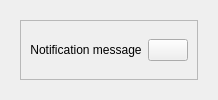
        <widget class="QWidget" name="footer" native="true">
         <layout class="QVBoxLayout" name="verticalLayout_14">
          <item>
           <widget class="QCustomSlideMenu" name="notificationSlide" native="true">
            <layout class="QVBoxLayout" name="verticalLayout_15">
             <item>
              <widget class="QFrame" name="frame_7">
               <property name="frameShape">
                <enum>QFrame::StyledPanel</enum>
               </property>
               <property name="frameShadow">
                <enum>QFrame::Raised</enum>
               </property>
               <layout class="QHBoxLayout" name="horizontalLayout_7">
                <item>
                 <widget class="QLabel" name="label_8">
                  <property name="sizePolicy">
                   <sizepolicy hsizetype="Expanding" vsizetype="Preferred">
                    <horstretch>0</horstretch>
                    <verstretch>0</verstretch>
                   </sizepolicy>
                  </property>
                  <property name="text">
                   <string>Notification message</string>
                  </property>
                  <property name="alignment">
                   <set>Qt::AlignCenter</set>
                  </property>
                 </widget>
                </item>
                <item alignment="Qt::AlignRight">
                 <widget class="QPushButton" name="closeNotification">
                  <property name="toolTip">
                   <string>Close notification</string>
                  </property>
                  <property name="text">
                   <string/>
                  </property>
                  <property name="icon">
                   <iconset resource="../Qss/icons/_icons.qrc">
                    <normaloff>:/feather/icons/feather/window_close.png</normaloff>:/feather/icons/feather/window_close.png</iconset>
                  </property>
                 </widget>
                </item>
               </layout>
              </widget>
             </item>
            </layout>
           </widget>
          </item>
         </layout>
        </widget>
